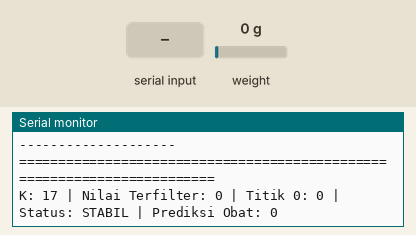
Recording of a sketch running on a simulated Arduino Uno, built with avr-gcc and run on an emulated ATmega328P. Shown: the last lines printed to the serial monitor. Inputs (shaded band) come from the test bench; at power-on: weight on the scale 0 g.

Above: at 6.2 s.
6.3 s: weight on the scale set to 100 g
At 6.7 s:
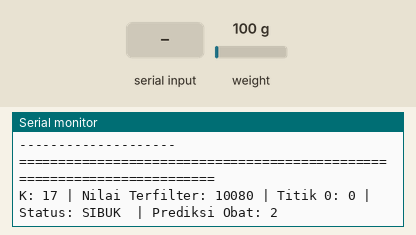
8.3 s: "K=\n" received over Serial
At 8.49 s:
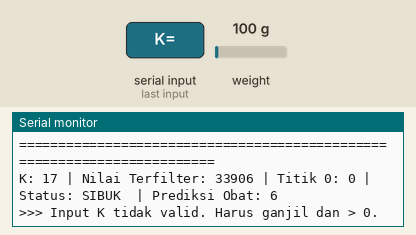
9.8 s: weight on the scale set to 1250 g
At 15.4 s:
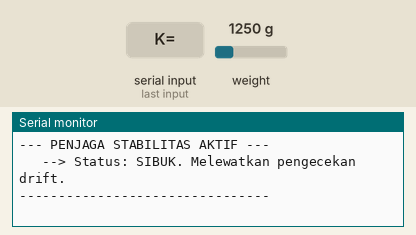
Timing chart, 0 to 16.9 s (numbered marks = the images above; inputs shaded):
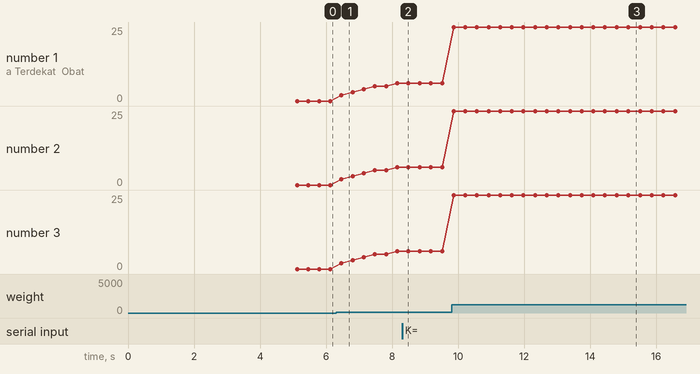

The sketch:

K_Tuning_Weighted.ino
```cpp
#include "HX711.h"

HX711 scale;

// --- [KONFIGURASI] ---
int k_value = 17;  // Nilai K awal, bisa diubah saat runtime

// --- Kelas & Struktur Data ---
class EMAFilter {
private:
  float alpha, last_ema;
  bool has_run;
public:
  EMAFilter(float a)
    : alpha(a), last_ema(0.0f), has_run(false) {}
  float filter(float val) {
    if (!has_run) {
      last_ema = val;
      has_run = true;
    }
    last_ema = (alpha * val) + ((1.0 - alpha) * last_ema);
    return last_ema;
  }
};

const int SAMPEL_PER_KELAS = 11;
struct KNNDataPoint {
  int jumlah_obat;
  long nilai_mentah[SAMPEL_PER_KELAS];
};

// --- Parameter & Variabel Sistem ---
EMAFilter raw_filter(0.24); //0.16//0.08/0.32//0.24

const int JUMLAH_KELAS = 26;
const KNNDataPoint knn_dataset_original[JUMLAH_KELAS] = {
  { 0, { 298523, 298564, 298603, 298644, 298684, 298725, 298764, 298805, 298845, 298886, 298900 } },
  { 1, { 303850, 304890, 304930, 304969, 305009, 305049, 305089, 305129, 305168, 305208, 305248 } },
  { 2, { 311057, 311087, 311118, 311148, 311179, 311209, 311240, 311270, 311301, 311331, 311362 } },
  { 3, { 317072, 317112, 317152, 317192, 317233, 317273, 317313, 317354, 317394, 317434, 317475 } },
  { 4, { 321342, 321380, 321416, 321452, 321487, 321525, 321562, 321598, 321635, 321651, 321669 } },
  { 5, { 325431, 328468, 328505, 328543, 328580, 328618, 328655, 328692, 328729, 328766, 328804 } },
  { 6, { 335254, 335295, 335336, 335378, 335420, 335462, 335503, 335544, 335586, 335628, 335670 } },
  { 7, { 342926, 342964, 343002, 343040, 343078, 343116, 343153, 343191, 343229, 343267, 343305 } },
  { 8, { 347033, 347075, 347117, 347159, 347201, 347243, 347285, 347327, 347369, 347411, 347454 } },
  { 9, { 350694, 352738, 352782, 352826, 352871, 352915, 352959, 353003, 353047, 353091, 353100 } },
  { 10, { 357072, 357107, 358143, 358179, 358215, 358251, 358286, 358322, 358357, 358392, 358429 } },
  { 11, { 362194, 362228, 362263, 362298, 362333, 362368, 362402, 362437, 362472, 362507, 362542 } },
  { 12, { 366614, 366661, 366708, 366755, 366802, 366850, 366896, 366944, 366990, 370764, 370804 } },
  { 13, { 372254, 372295, 372337, 372379, 372421, 372463, 372505, 372546, 372589, 372630, 372673 } },
  { 14, { 379763, 379812, 379862, 379911, 379961, 380010, 380059, 380109, 380158, 380208, 380257 } },
  { 15, { 386589, 386630, 386672, 386713, 386755, 386797, 386839, 386880, 386922, 386963, 387006 } },
  { 16, { 393133, 393178, 393224, 393270, 393316, 393362, 393408, 393454, 393500, 393545, 393592 } },
  { 17, { 400155, 400190, 400224, 400259, 400293, 400328, 400363, 400397, 400432, 400466, 400501 } },
  { 18, { 405313, 405358, 405404, 405450, 405496, 405542, 405587, 405633, 405679, 405725, 405771 } },
  { 19, { 411297, 411365, 411432, 411500, 411568, 411636, 411703, 411771, 411839, 411906, 411974 } },
  { 20, { 416668, 416698, 416727, 416757, 416787, 416817, 416847, 416876, 416906, 416936, 416966 } },
  { 21, { 421284, 421323, 421362, 421401, 421441, 421480, 421519, 421559, 421598, 421637, 421677 } },
  { 22, { 424789, 424836, 424882, 424929, 424975, 425022, 425068, 425115, 425161, 425208, 425254 } },
  { 23, { 428969, 429002, 429036, 429069, 429102, 429136, 429169, 429202, 429235, 429269, 429302 } },
  { 24, { 434912, 434948, 434984, 435019, 435055, 435091, 435127, 435163, 435198, 435234, 435270 } },
  { 25, { 439767, 439800, 439833, 439865, 439898, 439932, 439964, 439997, 440030, 440063, 440096 } }
};

KNNDataPoint knn_dataset_adjusted[JUMLAH_KELAS];

// Variabel Logika Fotografer & Penjaga Stabilitas
bool isSystemStable = true;
float current_stable_raw = 0;
unsigned long lastInteractionTime = 0;
float lastFilteredRawForStabilityCheck = 0.0;
float anchor_filtered_raw;
unsigned long last_drift_check_time = 0;

const unsigned long SETTLING_TIME_MS = 4000;
const float INTERACTION_THRESHOLD_RAW = 500;
const unsigned long DRIFT_CHECK_INTERVAL_MS = 10000;
const long STABILITY_THRESHOLD_RAW = 3000;

// --- FUNGSI-FUNGSI LOGIKA ---

void adjustDatasetForDrift() {
  Serial.println("Menyesuaikan dataset berdasarkan drift saat ini...");
  long original_zero_raw = knn_dataset_original[0].nilai_mentah[5];
  long current_zero_raw = scale.read_average(30);
  // [PERBAIKAN BUG] Menggunakan selisih penuh, bukan dibagi dua
  long drift_offset = current_zero_raw - original_zero_raw;

  Serial.print("Drift terdeteksi: ");
  Serial.println(drift_offset);

  for (int i = 0; i < JUMLAH_KELAS; i++) {
    knn_dataset_adjusted[i].jumlah_obat = knn_dataset_original[i].jumlah_obat;
    for (int j = 0; j < SAMPEL_PER_KELAS; j++) {
      knn_dataset_adjusted[i].nilai_mentah[j] = knn_dataset_original[i].nilai_mentah[j] + drift_offset;
    }
  }
  raw_filter.filter(current_zero_raw);
}

void updateSystemStability(float current_filtered_raw) {
  if (abs(current_filtered_raw - lastFilteredRawForStabilityCheck) > INTERACTION_THRESHOLD_RAW) {
    isSystemStable = false;
    lastInteractionTime = millis();
  }

  if (!isSystemStable && (millis() - lastInteractionTime > SETTLING_TIME_MS)) {
    isSystemStable = true;
  }
  lastFilteredRawForStabilityCheck = current_filtered_raw;
}

void runStabilityGuardian() {
  if (millis() - last_drift_check_time < DRIFT_CHECK_INTERVAL_MS) return;

  Serial.println("\n--- PENJAGA STABILITAS AKTIF ---");
  if (isSystemStable) {
    Serial.println("   --> Status: STABIL. Memeriksa drift...");
    // float current_stable_raw = raw_filter.filter(scale.read_average(20));
    long drift_diff = current_stable_raw - anchor_filtered_raw;

    Serial.print("   Titik Jangkar Lama : ");
    Serial.println(long(anchor_filtered_raw));
    Serial.print("   Titik Stabil Saat Ini: ");
    Serial.println(long(current_stable_raw));
    Serial.print("   Selisih Absolut    : ");
    Serial.println(abs(drift_diff));
    Serial.print("   Ambang Batas       : ");
    Serial.println(STABILITY_THRESHOLD_RAW);

    if (abs(drift_diff) < STABILITY_THRESHOLD_RAW) {
      Serial.print("   --> KEPUTUSAN: Drift terdeteksi: ");
      Serial.println(drift_diff);
      for (int i = 0; i < JUMLAH_KELAS; i++) {
        for (int j = 0; j < SAMPEL_PER_KELAS; j++) {
          knn_dataset_adjusted[i].nilai_mentah[j] += drift_diff;
        }
      }
    } else {
      Serial.println("   --> KEPUTUSAN: Perubahan berat signifikan. Tidak ada koreksi.");
    }
    anchor_filtered_raw = current_stable_raw;
  } else {
    Serial.println("   --> Status: SIBUK. Melewatkan pengecekan drift.");
  }
  last_drift_check_time = millis();
  Serial.println("--------------------------------\n");
}

int classifyPillCount(float current_filtered_raw) {
  const int MAX_K_SUPPORTED = 99;
  if (k_value > MAX_K_SUPPORTED) k_value = MAX_K_SUPPORTED;

  long nearest_distances[MAX_K_SUPPORTED];
  int nearest_classes[MAX_K_SUPPORTED];

  for (int i = 0; i < k_value; i++) {
    nearest_distances[i] = LONG_MAX;
  }

  for (int i = 0; i < JUMLAH_KELAS; i++) {
    for (int j = 0; j < SAMPEL_PER_KELAS; j++) {
      long distance = abs(long(current_filtered_raw) - knn_dataset_adjusted[i].nilai_mentah[j]);
      for (int k = 0; k < k_value; k++) {
        if (distance < nearest_distances[k]) {
          for (int m = k_value - 1; m > k; m--) {
            nearest_distances[m] = nearest_distances[m - 1];
            nearest_classes[m] = nearest_classes[m - 1];
          }
          nearest_distances[k] = distance;
          nearest_classes[k] = knn_dataset_adjusted[i].jumlah_obat;
          break;
        }
      }
    }
  }

  float weighted_votes[JUMLAH_KELAS] = { 0.0f };
  for (int i = 0; i < k_value; i++) {
    float weight = 1.0 / (nearest_distances[i] + 1e-6);
    weighted_votes[nearest_classes[i]] += weight;
  }

  float max_weight = -1.0f;
  int result = 0;
  for (int i = 0; i < JUMLAH_KELAS; i++) {
    if (weighted_votes[i] > max_weight) {
      max_weight = weighted_votes[i];
      result = i;
    }
  }

  // [DIAGNOSTIK] Tampilkan detail pemungutan suara
  Serial.println("\n--- Analisis KNN ---");
  Serial.print("   Tetangga Terdekat (Obat): { ");
  for (int i = 0; i < k_value; i++) {
    Serial.print(nearest_classes[i]);
    if (i < k_value - 1) Serial.print(", ");
  }
  Serial.println(" }");
  Serial.print("   Total Bobot Suara Tertinggi: ");
  Serial.print(max_weight, 4);
  Serial.print(" untuk kelas ");
  Serial.print(result);
  Serial.println(" obat.");
  Serial.println("--------------------");

  return result;
}

// --- FUNGSI UTAMA ---

void setup() {
  Serial.begin(115200);
  Serial.println("Inisialisasi Laboratorium KNN Interaktif (v3)...");
  Serial.println("Perintah: K=[nilai] (contoh: K=7)");
  scale.begin(13, 14);

  adjustDatasetForDrift();

  anchor_filtered_raw = raw_filter.filter(scale.read_average(20));
  lastFilteredRawForStabilityCheck = anchor_filtered_raw;
  last_drift_check_time = millis();
  Serial.println("Sistem siap.");
}

void loop() {
  if (Serial.available() > 0) {
    String command = Serial.readStringUntil('\n');
    command.trim();
    if (command.startsWith("K=")) {
      int new_k = command.substring(2).toInt();
      if (new_k > 0 && new_k % 2 != 0) {
        k_value = new_k;
        Serial.print("\n>>> Nilai K diubah menjadi: ");
        Serial.println(k_value);
      } else {
        Serial.println("\n>>> Input K tidak valid. Harus ganjil dan > 0.");
      }
    }
  }

  float filtered_raw = raw_filter.filter(scale.read());
  updateSystemStability(filtered_raw);
  int pill_count = classifyPillCount(filtered_raw);

  Serial.println("========================================================================");
  Serial.print("K: ");
  Serial.print(k_value);
  Serial.print(" | Nilai Terfilter: ");
  Serial.print(long(filtered_raw));
  Serial.print(" | Titik 0: ");
  Serial.print(knn_dataset_adjusted[0].nilai_mentah[5]);
  Serial.print(" | Status: ");
  Serial.print(isSystemStable ? "STABIL" : "SIBUK ");
  Serial.print(" | Prediksi Obat: ");
  Serial.println(pill_count);

  current_stable_raw = filtered_raw;
  runStabilityGuardian();
  delay(200);
}
```

Measured:
- after the input at 6.3 s, the serial monitor: prints a new line after 0.17 s (image 1)
- after the input at 8.3 s, the serial monitor: prints a new line after 0.08 s (image 2)
- after the input at 9.8 s, the serial monitor: prints a new line after 0.06 s (image 3)
- plotted number 1: 0 → 6 after the input at 6.3 s, 6 → 25 after the input at 9.8 s
- plotted number 2: 0 → 6 after the input at 6.3 s, 6 → 25 after the input at 9.8 s
- plotted number 3: 0 → 6 after the input at 6.3 s, 6 → 25 after the input at 9.8 s
